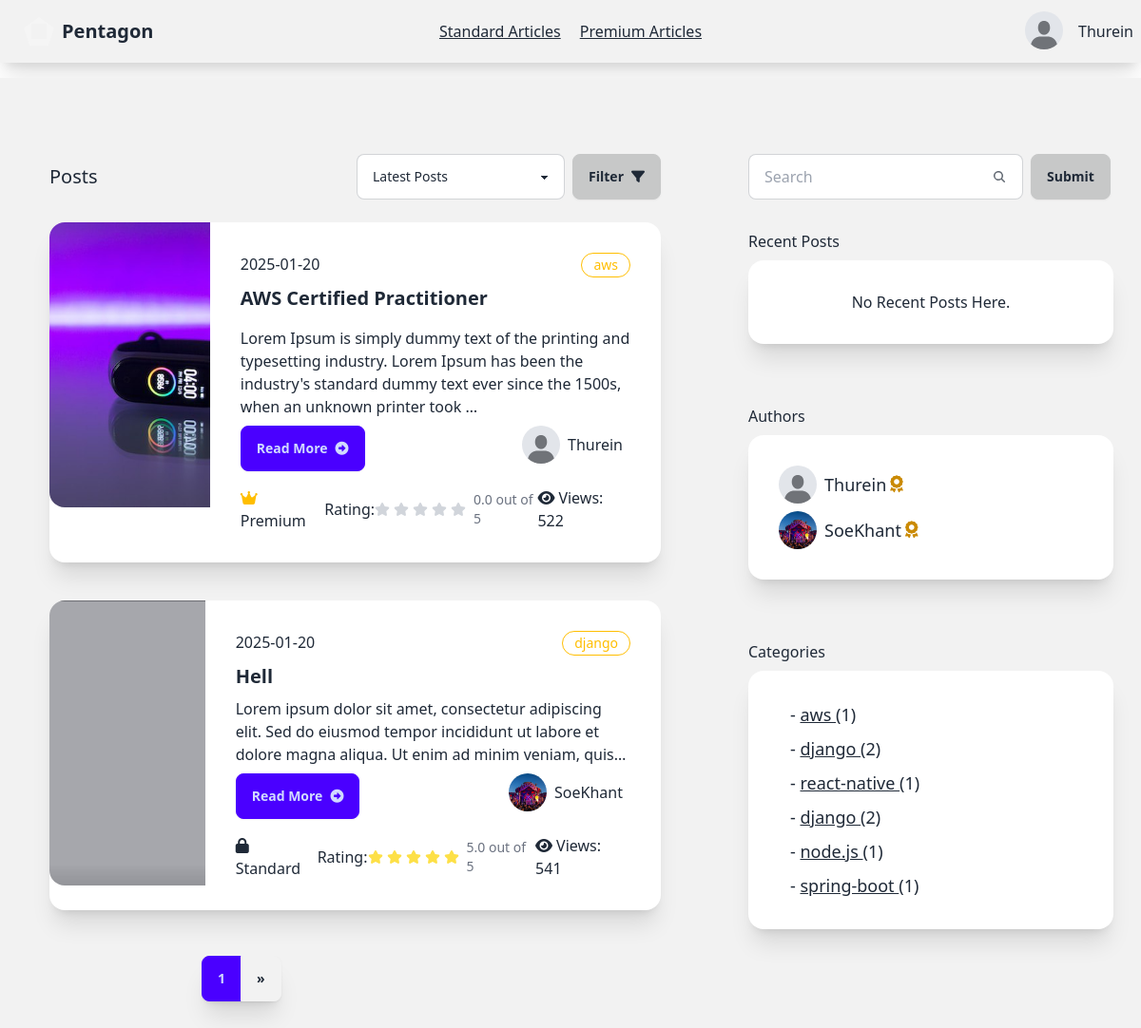
The app's page /reader/ (signed in) with its own data.
### account/models.py (models this page shows, shortened)
class AccountStatus(models.Model):
    is_verified=models.BooleanField(default=False)
    profile=models.ImageField(max_length=100, blank=True,default="account/default.jpeg",null=True,upload_to="media/account")
    user=models.ForeignKey(User, on_delete=models.CASCADE,related_name="account_status")
    rank=models.CharField(max_length=20,blank=True, default="Silver")
    created_at=models.DateTimeField(auto_now=True)

### writer/models.py (models this page shows, shortened)
class Article(models.Model):
    CATEGORY_CHOICES = [
        ('flutter', 'Flutter'),
        ('react-native', 'React Native'),
        ('node.js', 'Node.JS'),
        ('spring-boot','Spring Boot'),
        ('laravel','Laravel'),
        ('django',"Django"),
        ('aws',"AWS"),
        ('web-development','Web Development'),
        ('mobile-development','Mobile Development'),
        ('cloud','Cloud Architect')
    ]
    title=models.CharField(max_length=100)
    content=models.TextField(
        validators=[
            MinLengthValidator(40, message="Content must be at least 40 characters long.")
        ]
    )
    author=models.ForeignKey(User, on_delete=models.CASCADE)
    view_count = models.PositiveIntegerField(default=0)
    posted_at=models.DateTimeField(auto_now_add=True)
    is_premium=models.BooleanField(default=False)
    is_standard=models.BooleanField(default=False)
    photo=models.ImageField(default='article/default.jpeg', blank=True, null=True,upload_to="article/")
    category = models.CharField(
        max_length=20,
        choices=CATEGORY_CHOICES,
        default='web-development',
        blank=False,
        null=False
    )
    def get_rating(self):
        reviews = self.article_review.all()
        if reviews:
            total_rating = sum(review.rating for review in reviews)
            return total_rating / len(reviews)
        else:
            return 0
    def get_author_name(self):
        return self.author.username
    def get_article_count_by_category(self):
        return Article.objects.filter(category=self.category).count()
    def get_account_status(self):
        try:
            return self.author.account_status.first()
        except AccountStatus.DoesNotExist:
            return None

class ArticleReview(models.Model):
    article=models.ForeignKey(Article, on_delete=models.CASCADE,related_name="article_review")
    user=models.ForeignKey(User, on_delete=models.CASCADE, related_name="article_reviewer")
    comment=models.TextField(blank=True, null=True)
    rating=models.FloatField(default=0,blank=True, null=True)
    author_reply=models.TextField(blank=True, null=True)
    posted_at=models.DateTimeField(auto_now_add=True)

### reader/views.py (the view, shortened to what this page needs)
# urls.py: path('',views.client_home,name="client-home"),
@login_required(login_url="sign-in")
def client_home(request):
    recent_articles = get_recent_articles(request.user.id)
    print(recent_articles)
    query=request.GET.get("search","")
    articles=Article.objects.all()
    paginator=Paginator(articles,2)
    page_number=request.GET.get("page")
    page_object=paginator.get_page(page_number)
    users=User.objects.all()
    authors=Article.objects.filter(author__in=users).values('author').distinct()
    accounts=AccountStatus.objects.filter(user__in=authors)
    categories=Article.objects.values('category').distinct()
    context={
        'account_status':get_account_status(request),
        'accounts':accounts,
        'categories':categories,
        "page_objects":page_object,
        "recent_articles":recent_articles,
        "articles":articles,
        "show_spinner":True
    }
    return render(request, "reader/home.html",context)

### reader/views.py (called while the page is built)
def get_recent_articles(user_id):
    key = f"recent_articles:{user_id}"
    article_ids = cache.get(key, [])
    return Article.objects.filter(id__in=article_ids)

def get_account_status(request):
    account_status = AccountStatus.objects.get(user=request.user)
    return account_status

### reader/templates/reader/home.html (shortened to what this page needs)
{% extends 'reader/base.html' %}
{% block content %}
    <div class=" bg-base-200 min-h-screen flex w-100 mt-4">
        <div class="grid grid-cols-8 gap-2 ">
            <div class="col-start-1 col-span-5 mt-12 mx-5">
                <div class="card">
                    <div class="card-body">
                       <div class="flex justify-between items-center">
                        <p class="text-xl">Posts</p>
                        <div class="flex w-80">
                          <select id="postFilter" class="select select-bordered w-full max-w-xs ">
                            <option  selected>Latest Posts</option>
                          </select>
                          <button id="applyFilterBtn" class="btn btn-active ml-2">Filter <i class="fa-solid fa-filter"></i></button>
                        </div>
                       </div>
                        {% for article in page_objects %}
              <div class="card card-side bg-base-100 shadow-xl my-4">
                <figure class="w-11/12 h-5/6">
                    <img
                      class="object-cover"
                      style="min-height:300px;"
                      src="{{article.photo.url}}"
                      alt="Movie" />
                  </figure>
                <div class="card-body">
                  <div class="flex">
                    <p>{{article.posted_at|date:'Y-m-d'}}</p>
                    <div class="badge badge-warning badge-outline p-3">{{article.category}}</div>
                  </div>
                  <h2 class="card-title font-bold">{{article.title}}</h2>
                  <p class="line-clamp-3">{{article.content|safe|truncatewords:30}}</p>
                  <div class="card-actions justify-between">
                    <a href="{% url 'post-detail' article.id %}" class="btn btn-primary"> Read More<i class="fa-solid fa-circle-right"></i></a>
                    <div>
                        <div class="flex-row flex items-center">
                            <div class="avatar">
                                <div class="w-10 rounded-full">
                                    <img
                                    style="object-fit: cover;width:100%;height:100%"
                                    alt="Tailwind CSS Navbar component"
                                    src="{{article.get_account_status.profile.url}}" />
                                </div>
                              </div>
                              <h2 class="mx-2">{{article.get_author_name}}</h2>
                        </div>
                    </div>
                  </div>
                  <div class="flex justify-between items-center mt-2">
                    <div>
                        {% if article.is_premium %}
                        <i class="fa-solid fa-crown text-warning"></i>
                        Premium
                        {% elif article.is_standard %}
                        <i class="fa-solid fa-lock"></i>
                        Standard
                        {% else %}
                        <i class="fa-solid fa-lock-open"></i>
                        Free
                        {% endif %}
                    </div>
                    <div class="flex items-center">
                      Rating:
                      <div class="flex">
                      </div>
                      <div class="">
                        <p class="ms-1 text-sm font-medium text-gray-500 dark:text-gray-400">
                          {{article.get_rating|floatformat:1}}
                          out of 5</p>
                      </div>
                    </div>
                    <div class="">
                        <i class="fa-solid fa-eye mr-1"></i>Views:
                       {{article.view_count}}
                    </div>
                  </div>
                </div>
              </div>
              {% endfor %}
                    </div>
                </div>
                  <div class="join ml-48 mb-12 shadow-xl">
                    <button class="join-item btn btn-primary">{{page_objects.number}}</button>
                    {% if page_objects.has_next %}
                    <a href="?page={{page_objects.next_page_number}}" class="join-item btn">»</a>
                    {% endif %}
                  </div>
            </div>
            <div class="col-start-6 col-span-2 mt-20">
                <div class="flex-row">
                  <div class="ml-8">
                    <form action="" class="flex" method="get">
                      <label class="input input-bordered flex items-center gap-2">
                        <input type="text" class="grow" name="search" placeholder="Search" />
                        <svg
                          xmlns="http://www.w3.org/2000/svg"
                          viewBox="0 0 16 16"
                          fill="currentColor"
                          class="h-4 w-4 opacity-70">
                          <path
                            fill-rule="evenodd"
                            d="M9.965 11.026a5 5 0 1 1 1.06-1.06l2.755 2.754a.75.75 0 1 1-1.06 1.06l-2.755-2.754ZM10.5 7a3.5 3.5 0 1 1-7 0 3.5 3.5 0 0 1 7 0Z"
                            clip-rule="evenodd" />
                        </svg>
                      </label>
                      <input type="submit" value="Submit" class="btn btn-active ml-2">
                    </form>
                  </div>
                  <div class="card">
                    <div class="card-body">
                        Recent Posts
                        <div class="card bg-base-100 w-96 shadow-xl">
                            <div class="card-body">
                               {% if recent_articles %}
                                {% for article in recent_articles %}
                                <div class="flex-row flex items-center">
                                      <h2 class="mx-3">- <a href="" class="link">{{article.title}}</a></h2>
                                </div>
                                {% endfor %}
                                {% else %}
                                  <p class="text-center">No Recent Posts Here.</p>
                               {% endif %}
                            </div>
                          </div>
                      </div>
                    </div>
                  <div class="card">
                    <div class="card-body">
                        Authors
                        <div class="card bg-base-100 w-96 shadow-xl">
                            <div class="card-body">
                               {% for account in accounts %}
                               <div class="flex-row flex items-center">
                                <div class="avatar">
                                    <div class="w-10 rounded-full">
                                      <img src="{{account.profile.url}}" />
                                    </div>
                                  </div>
                                     <h2 class="mx-2 text-lg flex items-center">{{account.user.username}}
                                      {% if account.rank == "Platinum" %}
                                     <i class="fa-solid fa-trophy text-warning ml-1"></i>
                                     {% elif account.rank == "Gold" %}
                                     <i class="fa-solid fa-award  text-yellow-600	ml-1"></i>
                                     {% else %}
                                     <i class="fa-solid fa-medal ml-1"></i>
                                     </h2>
                                     {% endif %}
                               </div>
                               {% endfor %}
                            </div>
                          </div>
                      </div>
                    </div>
                    <div class="card">
                      <div class="card-body">
                          Categories
                          <div class="card bg-base-100 w-96 shadow-xl">
                              <div class="card-body">
                                 {% for category in articles %}
                                 <div class="flex-row flex items-center">
                                       <h2 class="mx-3 text-lg">- <a href="{% url 'category' category.category  %}" class="link">{{category.category}} </a>({{category.get_article_count_by_category}})</h2>
                                 </div>
                                 {% endfor %}
                              </div>
                            </div>
                        </div>
                      </div>
                </div>
                </div>
            </div>
    </div>
{% endblock  %}

### reader/templates/reader/base.html (shortened to what this page needs)
{% load static %}
<!DOCTYPE html>
<html lang="en">
<head>
    <link href="https://cdn.jsdelivr.net/npm/daisyui@latest/dist/full.min.css" rel="stylesheet" type="text/css" />
    <link href="{% static 'fontawesomefree/css/fontawesome.css' %}" rel="stylesheet" type="text/css">
    <link href="{% static 'fontawesomefree/css/brands.css' %}" rel="stylesheet" type="text/css">
    <link href="{% static 'fontawesomefree/css/solid.css' %}" rel="stylesheet" type="text/css">
</head>
<body>
    <div class="navbar bg-base-200 shadow-xl">
        <div class="navbar-start">
          <a href="{% url 'home' %}" class="btn btn-ghost text-xl"><div class="mask mask-pentagon w-8 h-8 border-8 border-neutral-100	"></div>Pentagon</a>
        </div>
        <div class="navbar-center gap-5">
            <a id="standard" href="{% url 'standard-posts' %}" class=" link ">Standard Articles</a>
            <a  href="{% url 'premium-posts' %}" class="link">Premium Articles</a>
          </div>
        <div class="navbar-end gap-3">
          {% if user.is_authenticated %}
          <div class="dropdown dropdown-end">
            <div tabindex="0" role="button" class="btn btn-ghost btn-circle avatar">
              <div class="w-10 rounded-full">
                <img
                  style="object-fit: contain;width:100%;height:100%"
                  alt="Tailwind CSS Navbar component"
                  src="{{account_status.profile.url}}" />
              </div>
            </div>
          </div>
          {{user}}
          {% else %}
          <a href="{% url 'sign-up' %}" class="btn">Sign Up</a>
          <a href="{% url 'sign-in' %}" class="btn">Sign In</a>
          {% endif %}
        </div>
       </div>
    {% block content %}
    {% endblock  %}
    <script src="https://cdn.tailwindcss.com"></script>
</body>
</html>

### records on screen
AccountStatus: profile (placeholder picture), user.username "Thurein", rank "Gold" (drawn)
Article: photo (picture), posted_at "2025-01-20", category "aws", title "AWS Certified Practitioner", content "Lorem Ipsum is simply dummy text of the printing and typesetting industry. Lorem Ipsum has been the industry's standard dummy text ever since the 1500s, when an unknown printer took …", get_account_status.profile (placeholder picture), get_author_name "Thurein", is_premium True (drawn), get_rating "0.0", view_count "522", get_article_count_by_category "1"
Article: photo (picture), posted_at "2025-01-20", category "django", title "Hell", content "Lorem ipsum dolor sit amet, consectetur adipiscing elit. Sed do eiusmod tempor incididunt ut labore et dolore magna aliqua. Ut enim ad minim veniam,…", get_account_status.profile (picture), get_author_name "SoeKhant", is_premium False (drawn), get_rating "5.0", view_count "541", get_article_count_by_category "2"
AccountStatus: profile (picture), user.username "SoeKhant", rank "Gold" (drawn)
Article: category "react-native", get_article_count_by_category "1"
Article: category "django", get_article_count_by_category "2"
Article: category "node.js", get_article_count_by_category "1"
Article: category "spring-boot", get_article_count_by_category "1"

### other values on screen
{{ user }} "Thurein"
{{ page_objects.number }} "1"
